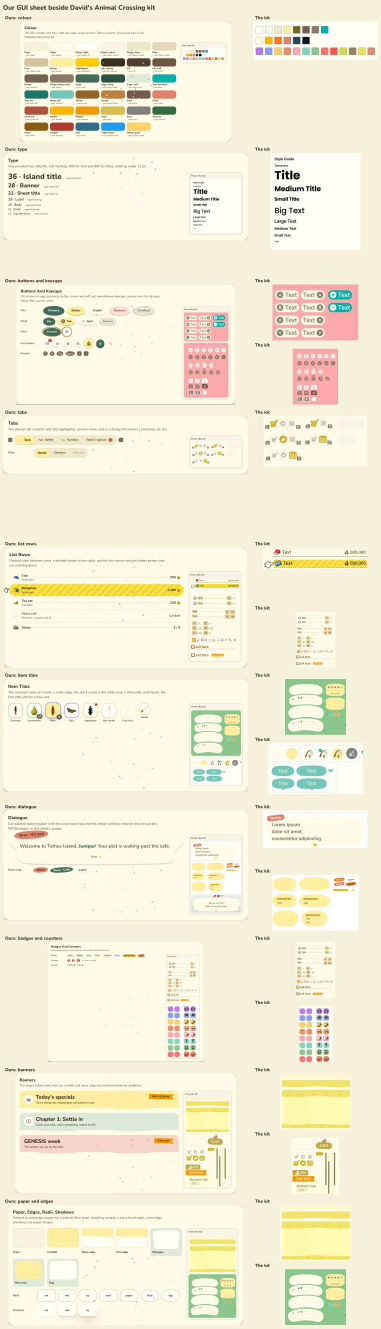
#> input picture specs/evidence/gui-sheet/00-kit-comparison.webp, 1524 x 5316 px (shown at 1/4 size)
$ python -i sheets.py   (imports and definitions only)
#> lines starting #> are read from the running program, lines starting #| are printed output that depends on the picture
#> further down, picture is the input picture: PIL image 1524x5316 RGB; mean R, G, B 244, 238.9, 215.3
"""GUI sheet evidence sheets: before | after pairs per surface, strips, and the kit comparison.

    python3 specs/evidence/gui-sheet/sheets.py <before_dir> <after_dir> <ref_crops_dir> <out_dir>

Every tile is checked before it is written: a blank or nearly uniform capture (a page that never rendered) is reported
and the sheet is not made, so no sheet ships with an empty tile.
"""
import sys
from pathlib import Path
from PIL import Image, ImageDraw, ImageFont

# [1 line that did not run here, left out]
# [1 line not run here, left out]
FONT = "web/public/fonts/nunito/Nunito-Variable.ttf"
INK, PAPER, PAGE = (58, 46, 34), (255, 251, 231), (247, 241, 218)


# [7 lines left out: function font, not called in this run]


def blank(img: Image.Image) -> bool:
    """An empty tile: almost every pixel is the frame's dominant colour (a page that never drew, a black fade). A sparse
    page with a line of text on it is not empty."""
    g = img.convert("L").resize((480, 300))
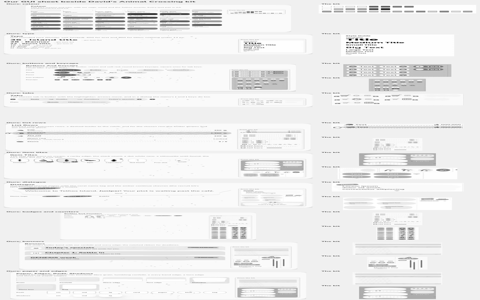
#> g: PIL image 480x300 L; min 0, max 255, mean 237.8
    hist = g.histogram()
#> hist = 256 values, max 46111 at index 240, min 0 at index 1, mean 562.5
    mode = max(range(256), key=hist.__getitem__)
#> mode = 240
    near = sum(hist[max(0, mode - 12):min(256, mode + 13)])
#> near = 119655
    return 1 - near / (g.width * g.height) < 0.003


# [103 lines left out: functions fit, labelled, pairs, strip, comparison, not called in this run]


# [8 lines not run here, left out]

>>> from PIL import Image
>>> picture = Image.open('00-kit-comparison.webp')
>>> result = blank(picture)
#> result = False
